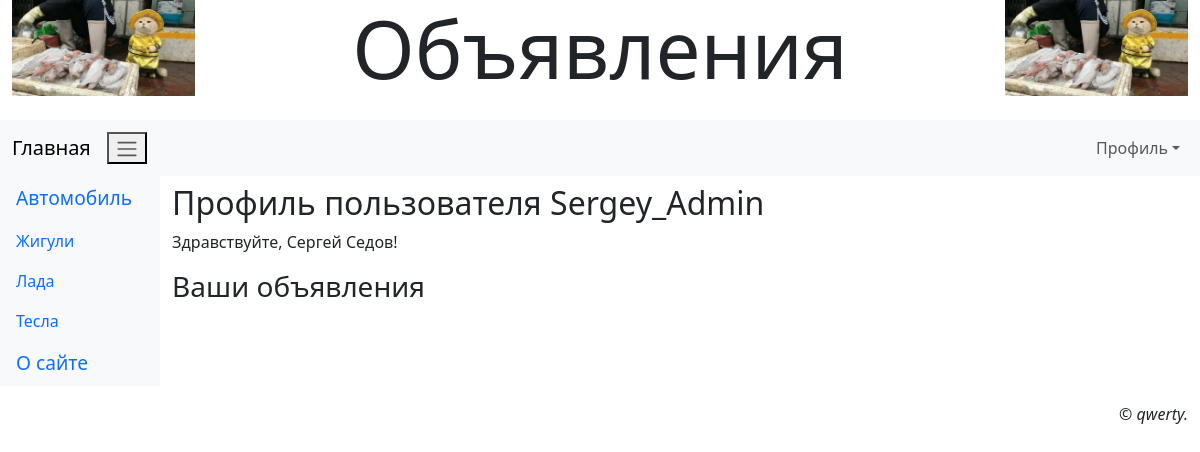
The page /accounts/profile/ (signed in) on the database as committed earlier.
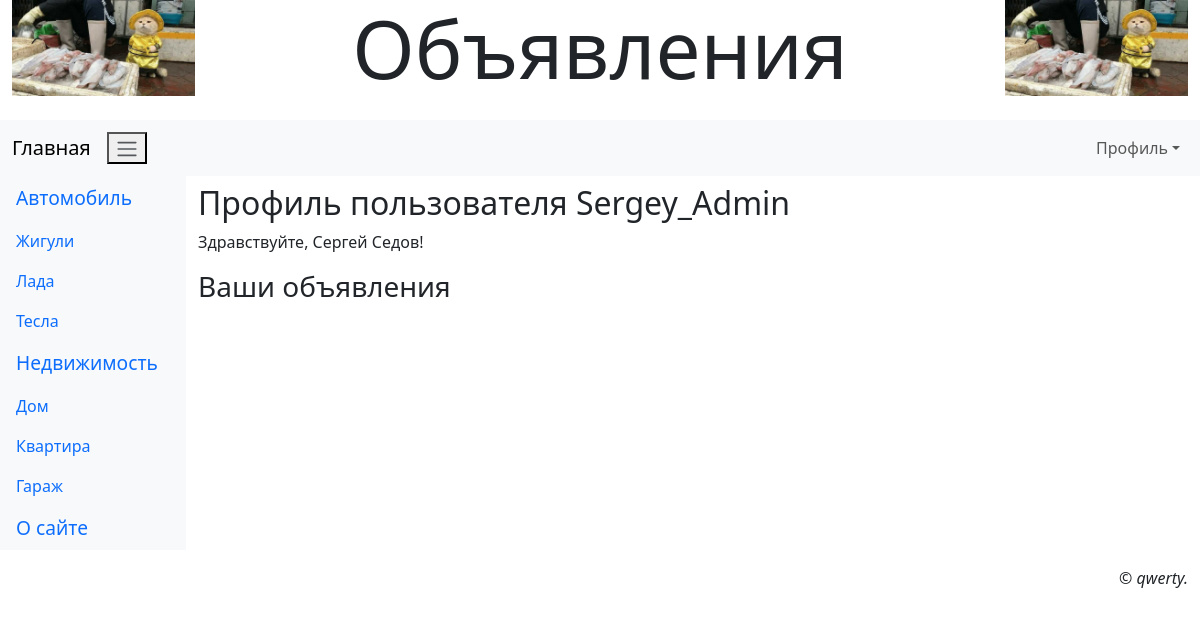
The same page on the database as committed later.
### main/models.py (models this page shows, shortened)
class Rubric(models.Model):
    name = models.CharField(max_length=20, unique=True, verbose_name='Название')
    order = models.SmallIntegerField(default=0, db_index=True, verbose_name='Порядок')
    super_rubric = models.ForeignKey('SuperRubric', on_delete=models.PROTECT, null=True, blank=True,
                                     verbose_name='Надрубрика')

class AdvUser(AbstractUser):
    is_activated = models.BooleanField(default=True, db_index=True, verbose_name='Прошел активацию')
    send_messages = models.BooleanField(default=True, verbose_name='Уведомления о новых комментариях')
    class Meta(AbstractUser.Meta):
        pass

### main/views.py (the view)
# urls.py: path('accounts/profile/', profile, name='profile'),
@login_required
def profile(request):
    return render(request, 'main/profile.html')

### main/models.py (called while the page is built)
    def get_queryset(self):
        return super().get_queryset().filter(super_rubric__isnull=False)

### main/templates/main/profile.html (shortened to what this page needs)
{% extends 'layout/basic.html' %}
{% block content %}
<h2>Профиль пользователя {{ user.username }}</h2>
{% if user.first_name and user.last_name %}
<p>Здравствуйте, {{ user.first_name }} {{ user.last_name }}!</p>
{% else %}
<p>Здравствуйте!</p>
{% endif %}
<h3>Ваши объявления</h3>
{% endblock %}

### main/templates/layout/basic.html (shortened to what this page needs)
{% load django_bootstrap5 %}
{% load static %}
<!DOCTYPE html>
<html>
<head>
    {% bootstrap_css %}
    <link rel="stylesheet" type="text/css" href="{% static 'main/style.css' %}">
</head>
<body class="container-fluid">
    <header class="mb-4">
        <h1 class="display-1 text-center">Объявления</h1>
    </header>
    <nav class="row navbar navbar-expand-md bg-light">
        <div class="col container">
            <a class="navbar-brand" href="{% url 'main:index' ">Главная</a>
            <button class="navbar-togler" type="button" data-bs-toggle="collapse" data-bs-target="#navbarNav">
                <span class="navbar-toggler-icon"></span>
            </button>
            <div class="collapse navbar-collapse justify-content-end" id="navbarNav">
                <div class="navbar-nav">
                    {% if user.is_authenticated %}
                    <div class="nav-item dropdown">
                        <a class="nav-link dropdown-toggle" data-bs-toggle="dropdown" href="#">Профиль</a>
                    </div>
                </div>
            </div>
        </div>
    </nav>
<div class="row">
    <nav class="col-md-auto nav flex-column bg-light">
        {% for rubric in rubrics %}
        {% ifchanged rubric.super_rubric.pk %}
        <span class="nav-link root">{{ rubric.super_rubric.name }}</span>
        {% endifchanged %}
        <a class="nav-link" href="{% url 'main:rubric_bbs' pk=rubric.pk %}">{{ rubric.name }}</a>
        {% endfor %}
        <a class="nav-link root" href="{% url 'main:other' page='about' %}">О сайте</a>
    </nav>
    <main class="col py-2">
        {% block content %}
        {% endblock %}
    </main>
</div>
<footer class="mt-3">
    <p class="text-end fst-italic">&copy; qwerty.</p>
</footer>
</body>
</html>

### main/static/main/style.css (style rules this page uses)
header h1 { background: url("../images/bg_cat.jpg") left / auto 100% no-repeat, url("../images/bg_cat.jpg") right / auto 100% no-repeat; }
.root { font-size: larger; }

Rows that differ between the two databases and show on the page:
added Rubric: super_rubric.name "Недвижимость", name "Дом"
added Rubric: name "Квартира"
added Rubric: name "Гараж"
